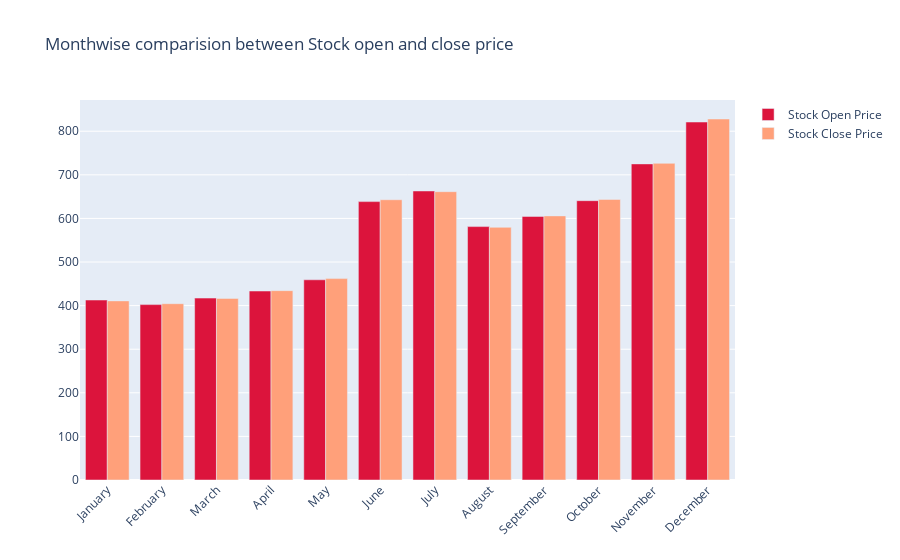

The code cell stored with this chart in its notebook:
### Code cell
fig = go.Figure()

fig.add_trace(go.Bar(
    x=monthvise.index,
    y=monthvise['Open'],
    name='Stock Open Price',
    marker_color='crimson'
))
fig.add_trace(go.Bar(
    x=monthvise.index,
    y=monthvise['Close'],
    name='Stock Close Price',
    marker_color='lightsalmon'
))

fig.update_layout(barmode='group', xaxis_tickangle=-45, 
                  title='Monthwise comparision between Stock open and close price')
fig.show()

### Figure 1 — Plotly figure (JSON) as saved in the notebook; plotly's stock layout.template omitted (floating-point values rounded to 4 significant figures)
{"data": [{"marker": {"color": "crimson"}, "name": "Stock Open Price", "type": "bar", "x": ["January", "February", "March", "April", "May", "June", "July", "August", "September", "October", "November", "December"], "y": [412.8, 402.3, 417.3, 433.5, 459.2, 638.5, 663.0, 581.2, 604.6, 640.7, 725.1, 821.1]}, {"marker": {"color": "lightsalmon"}, "name": "Stock Close Price", "type": "bar", "x": ["January", "February", "March", "April", "May", "June", "July", "August", "September", "October", "November", "December"], "y": [410.8, 404.4, 416.5, 434.3, 462.0, 642.9, 661.4, 579.6, 605.8, 643.6, 726.3, 828.1]}], "layout": {"barmode": "group", "title": {"text": "Monthwise comparision between Stock open and close price"}, "xaxis": {"tickangle": -45}}}
